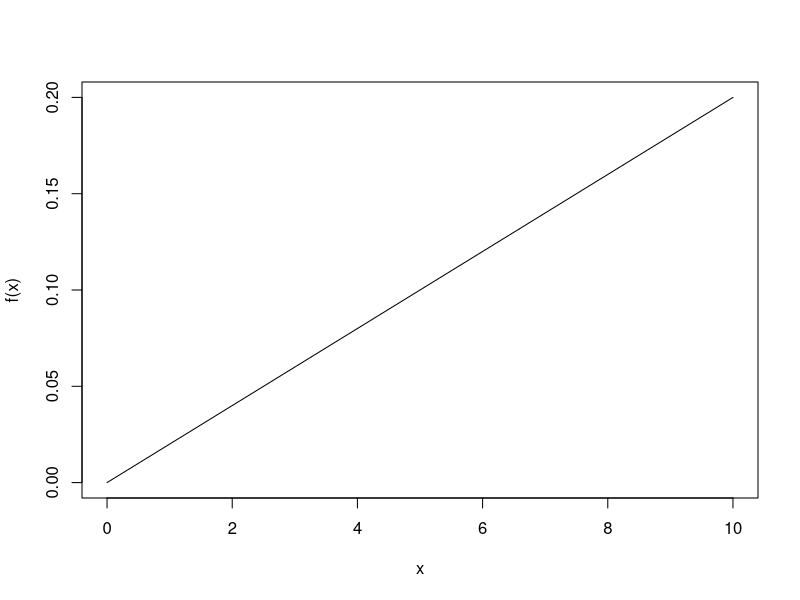
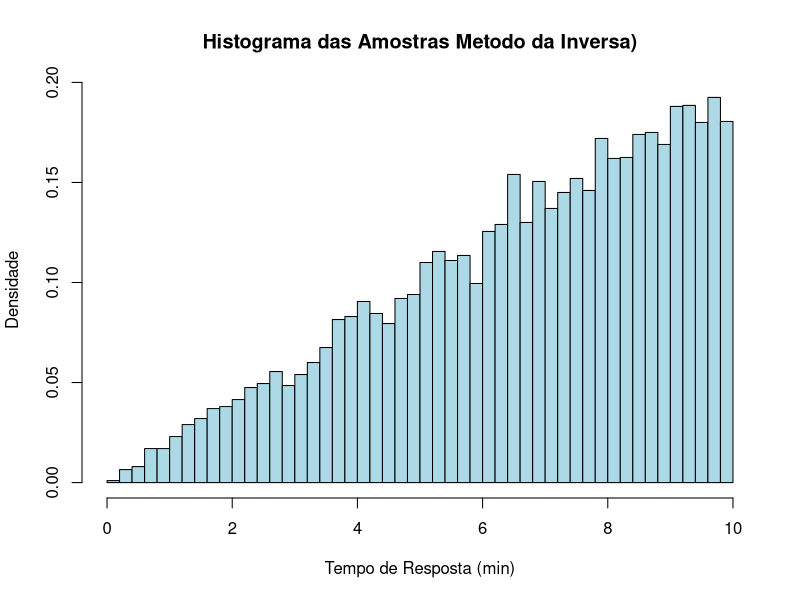

The R script that drew these images, in order: (Note: this script raises an error after producing the figures.)
######
# 2)
######

simulador <- function(n, TMC, TMA, TT) {
  retorno <- NULL
  total.atendimento <- 0
  total.atendimento.realizado <- 0
  tempo.atendimento <- rep(0, n)
  tempo.operacao <- rep(0, n)
  tempo.manutencao <- rep(0, n)  
  tempo <- 0
  while (tempo < TT) {
    tempo <- tempo + rexp(1, TMC) 
    total.atendimento <- total.atendimento + 1
    for (i in 1:n) {
      # verifica se caixa está em manutenção
      if (tempo < tempo.manutencao[i]) {
        next # caixa em manutenção
      }
      if (tempo.atendimento[i] < tempo) {
        
        tempo.atendimento[i] <- tempo + rexp(1, TMA)
        total.atendimento.realizado <- total.atendimento.realizado + 1
        
        # atualiza tempo de operação acumulada
        tempo.operacao[i] <- tempo.operacao[i] + (tempo.atendimento[i] - tempo)
        # se atingiu limite de operação (2000 min)
        if (tempo.operacao[i] >= 2000) {
          tempo.manutencao[i] <- tempo.atendimento[i] + 40
          tempo.operacao[i] <- 0
        }
        
        break
      }
    }
  }
  retorno <- c(total.atendimento.realizado, total.atendimento - total.atendimento.realizado)
  return (retorno)
}

#a)

set.seed(123)

n <- 3
TMC <- 1/2
TMA <- 1/3
TT <- 24000
atendimento <- simulador(n, TMC, TMA, TT)
print(atendimento) # 10308  1576

#b)

set.seed(123)

n <- 3
TMC <- 1/2
TMA <- 1/3
TT <- 24000
numero.simulacao <- 200
atendimento <- c (0, 0)

for (i in 1:numero.simulacao) {
  atendimento <- atendimento + simulador(n, TMC, TMA, TT)
}

media.atendimento <- atendimento / numero.simulacao
print(media.atendimento) # 10343.795  1670.905

######
# 3)
######

# a)

f <- function(x) {
  return(1 * x / 50)
}

curve(f, 0, 10)

print(integrate(f, lower = 0, upper = 10))

# f assume somente valores positivos no intervalo.
# A integral no intervalo é 1.

# F(x) = x^2 / 100, para x em [0, 10]; F(x) = 0, para x < 0; F(x) = 1, para x > 10

# b) 

# Inversa de F(x): Finv(u) = 10 * sqrt(u), para u em [0, 1]

Finv <- function(u) {
  return(10 * sqrt(u))
}

set.seed(123)
n <- 10000
u <- runif(n)
amostras <- Finv(u)

# Histograma com curva teorica f(x)
hist(amostras, breaks = 50, probability = TRUE, col = "lightblue",
     main = "Histograma das Amostras Metodo da Inversa)",
     xlab = "Tempo de Resposta (min)", ylab = "Densidade")
lines(x, fx, col = "blue", lwd = 2)

# c)

# SLA: 95% dos atendimentos ate 9 minutos
sla_limite <- 9
prop_sla <- mean(amostras <= sla_limite)
prop_sla  # Esperado: aproximadamente 81%

# A empresa esta em conformidade?
if (prop_sla >= 0.95) {
  resultado <- "A empresa CUMPRE o SLA"
} else {
  resultado <- "A empresa NAO cumpre o SLA"
}
print(resultado)

# d)

# E[X] = integral de 0 a 10 de xf(x) = 20/3 = 6.667
# E[X^2] = integral de 0 a 10 de (x^2)f(x) = 50
# Var[X] = (E[X^2]) - (E[X])^2 = 50 - (20/3)^2 = 50/9 = 5.556

######
# 4)
######

# a)

# f assume somente valores positivos no intervalo.
# A integral no intervalo é 1.
f <- function(x) {
  return (0.75 * (1 - x^2) * ifelse(abs(x) <= 1, 1, 0))
}

print(integrate(f, -1, 1)) # 1 with absolute error < 1.1e-14
x <- seq(-1, 1, length = 1000) 
y <- f(x)

min(y) # O menor valor no intervalo e 0
plot(x, y) # Pelo grafico tambem podemos ver que f(x) eh positiva no intervalo.

# b)

h <- function(x) {
  return (0.5)
}

inversa_h <- function(x) {
  return (-1 + (1 - (-1))*x)
}

gerarAmostra <- function (nsamples) {
  x <- rep(0, nsamples)
  c <- 1.5 # pois f(x) <= c * g(x), com g(x) = uniforme em [-1,1], densidade = 1/2
  for (i in 1:nsamples) {
    while (T) {
      u1 <- runif(1)
      y  <- inversa_h(u1) # gera Y a partir da inversa
      u2 <- runif(1)
      if (u2 <= f(y)/(c*h(y))){
        x[i] <- y
        break()
      }
    }
  }
  return (x)
}

set.seed(123)  # Reprodutibilidade
n <- 10000
amostras <- gerarAmostra(n)

# Histograma das amostras + curva da densidade teorica
hist(amostras, breaks = 50, probability = TRUE, col = "lightblue",
     main = "Histograma das Amostras com f(x)",
     xlab = "Desvio (mm)", ylab = "Densidade")
curve(f, from = -1.2, to = 1.2, col = "red", lwd = 2, add = TRUE)

# c) Pode utilizar o valor calculado pela integral ou pela amostra, custoTotal 1385

# P(|X| > 0.8) = P(X < -0.8) + P(X > 0.8) = 0.056
probabilidadeDescarte <- integrate(f, -1, -0.8)$value + integrate(f, 0.8, 1)$value

# Estimativa emperica da taxa de descarte
taxaDescarteEmpirica <- mean(abs(amostras) > 0.8)
taxaDescarteEmpirica  # Deve estar proxima de 0.0576 

custoUnitario <- 0.50
loteTotal <- 50000
custoTotal <- taxaDescarteEmpirica * loteTotal * custoUnitario # ou probabilidadeDescarte
print(custoTotal) # 1385


######
# 5)
######

media <- 80
desvio <- 12

# a)
probabilidade <- 1 - pnorm(95, mean = media, sd = desvio)
print(probabilidade) # 0.1056498

# b)
peso <- qnorm(0.70, mean = media, sd = desvio)
print(peso) # 86.29281

# c)
probabilidade <- 1 - pnorm(88, mean = media, sd = desvio) # 0.2524925
quantidade <- 40 * probabilidade
print(quantidade) # 10.0997

# d)
set.seed(123)
nsamples <- 100000

x <- rnorm(nsamples, mean = media, sd = desvio)
probabilidade <- mean((x >= 90) & (x <= 100))
print(probabilidade)  # 0.15467
